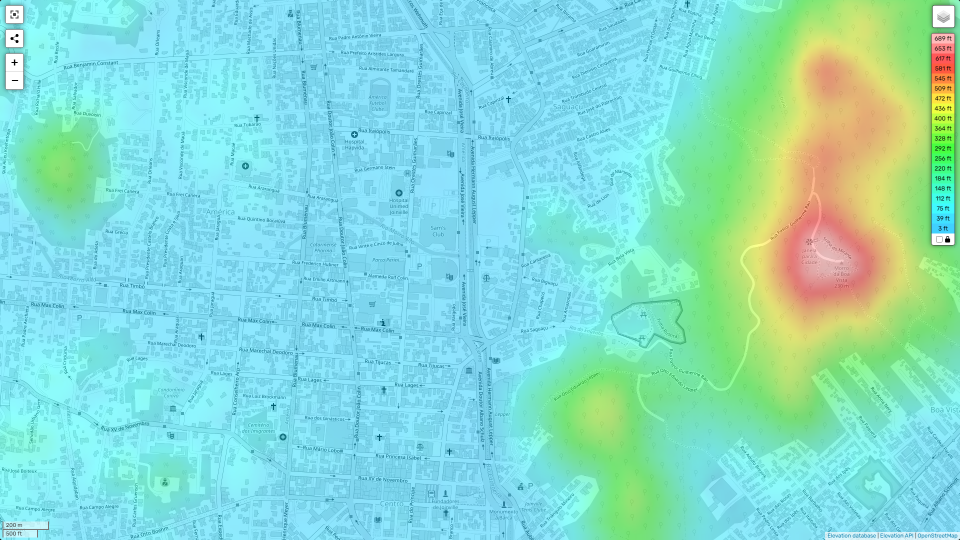
#> input picture references/joinville_topography.png, 1920 x 1080 px, found by its file name (shown at 1/2 size)
$ python trace_heights.py
#> lines starting #> are read from the running program, lines starting #| are printed output that depends on the picture; after the words box and inside, x2 and y2 are one past the last pixel; in counts of white or black regions, pixels touching at a corner belong together
"""Read Morro da Boa Vista's heights off references/joinville_topography.png -> scripts/world/city_heights.gd.

The topography picture colours the ground by elevation (legend top right, 3 ft cyan to 689 ft pink).
Every pixel is matched to the nearest legend colour, labels and icons are filtered out, the result is
smoothed and sampled on a STEP_PX grid in joinville.png pixels (CityData's coordinates).
Heights are metres above the city floor (BASE_FT), so the streets stay at y = 0.

Usage: python tools/trace_heights.py [preview.png]
"""
import base64, sys, zlib
import numpy as np
from PIL import Image, ImageFilter
from scipy.ndimage import gaussian_filter

TOPO = "references/joinville_topography.png"
OUT = "scripts/world/city_heights.gd"
TOPO_OFFSET = (183, -477)          # topography pixel + this = joinville.png pixel (CityData.TOPO_OFFSET_PX)
LEGEND_X = 1885
LEGEND_Y0, LEGEND_DY = 76, 20      # first swatch centre, spacing
LEGEND_FT = [689, 653, 617, 581, 545, 509, 472, 436, 400, 364, 328, 292, 256, 220, 184, 148, 112, 75, 39, 3]
UI_BOXES = [(1855, 0, 1920, 500), (0, 0, 60, 190), (1640, 1060, 1920, 1080), (0, 1040, 110, 1080)]  # legend, buttons, credits
BASE_FT = 39.0                     # the city floor around the hill
OVERLAY_ALPHA = 0.6
BASE_RGB = (230, 230, 225)
SUMMIT_M = 230.0                   # the trig point; the legend stops at 689 ft (210 m)
BOX = (1150, -340, 2116, 764)      # area to sample, joinville.png pixels: the hill and its foot
STEP_PX = 6                        # ~13.5 m between samples
FADE_PX = 60                       # below the picture's bottom edge, heights ease down to 0 over this


def main():
    img = Image.open(TOPO).convert("RGB")
    a = np.asarray(img).astype(np.float32)
    # The legend swatches are solid; on the map the same colours are laid at ~60 % over the street
    # map, so match against swatches blended over a pale base.
    swatches = []
    for i in range(len(LEGEND_FT)):
        y = LEGEND_Y0 + i * LEGEND_DY
        patch = a[y - 7:y + 8, 1863:1908].reshape(-1, 3)
        colours, counts = np.unique(patch, axis=0, return_counts=True)
        swatches.append(colours[counts.argmax()])
#> after the loop, swatches = 20 items, first 6: [255, 186, 186], [255, 136, 136], [255, 87, 87], [255, 89, 64], [255, 136, 64], [255, 182, 64]
    swatches = np.array(swatches) * OVERLAY_ALPHA + np.array(BASE_RGB) * (1 - OVERLAY_ALPHA)
#> swatches = 20 rows, first 8: [245, 203.6, 201.6], [245, 173.6, 171.6], [245, 144.2, 142.2], [245, 145.4, 128.4], [245, 173.6, 128.4], [245, 201.2, 128.4], [245, 228.8, 128.4], [234.8, 245, 128.4]
    m_per_ft = 0.3048
    heights_m = np.array([max(0.0, (ft - BASE_FT) * m_per_ft) for ft in LEGEND_FT])

    # Nearest swatch for each pixel, after a median filter that removes thin text and icons.
    smooth = np.asarray(img.filter(ImageFilter.MedianFilter(7))).astype(np.float32)
    d = ((smooth[:, :, None, :] - swatches[None, None, :, :]) ** 2).sum(-1)
    h = heights_m[d.argmin(-1)]
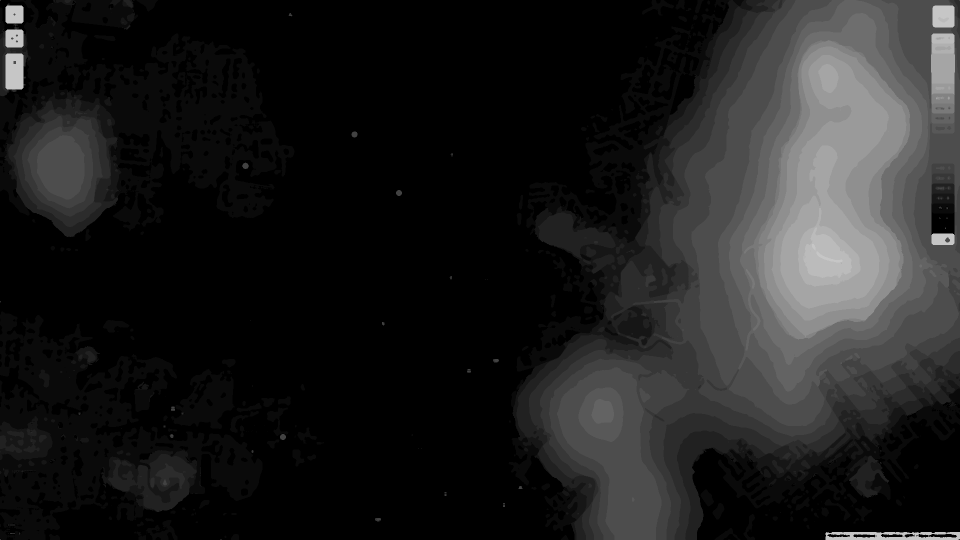
#> h: shape (1080, 1920) float64 (shown at 1/2 size); min 0, max 198.1, mean 30.7
    valid = np.ones(h.shape, bool)
    for x0, y0, x1, y1 in UI_BOXES:
        valid[y0:y1, x0:x1] = False

    # Fill the UI holes from their surroundings, then blur away the colour bands' steps.
    hv = np.where(valid, h, 0).astype(np.float32)
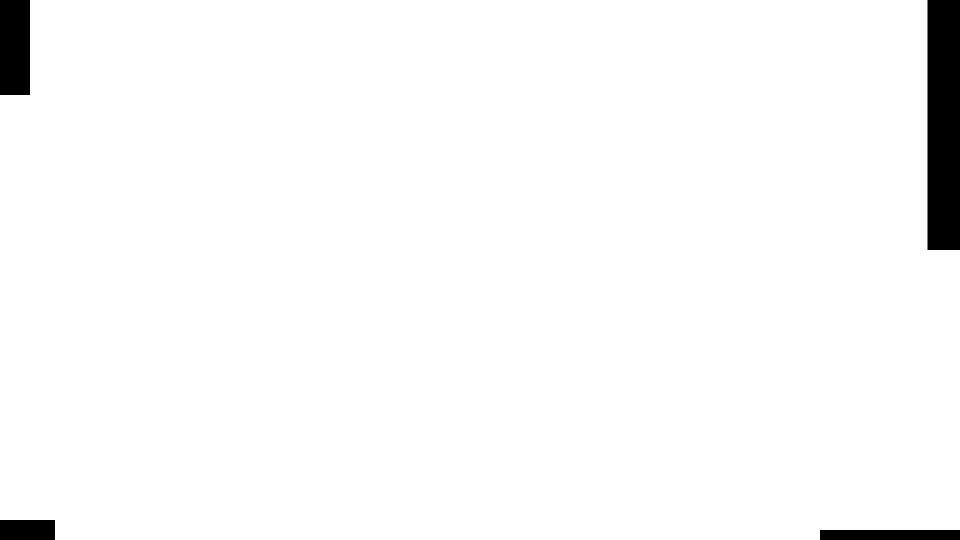
#> valid: shape (1080, 1920) bool (shown at 1/2 size); 97.4% white; 4 black regions, box (x1, y1, x2, y2) and area: (1855, 0, 1920, 500) 32500, (0, 0, 60, 190) 11400, (1640, 1060, 1920, 1080) 5600, (0, 1040, 110, 1080) 4400
    wv = valid.astype(np.float32)
    for r in (6, 12, 24):
        hb = gaussian_filter(hv, r)
        wb = gaussian_filter(wv, r)
        fill = np.where(wb > 1e-3, hb / np.maximum(wb, 1e-3), 0)
        h = np.where(valid, h, fill)
#> this loop made 3 passes
#> pass 1, in main, `hb = gaussian_filter(hv, r)`:
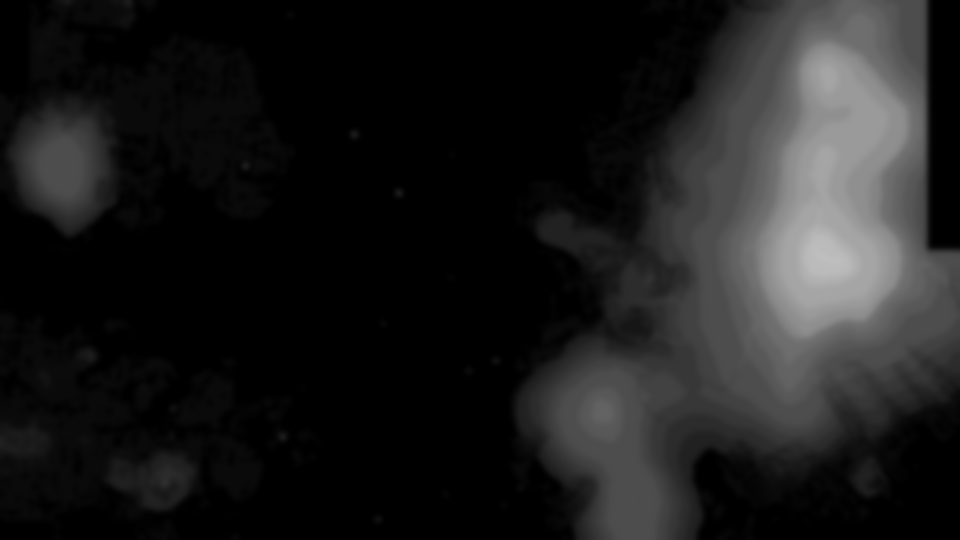
#> hb: shape (1080, 1920) float32 (shown at 1/2 size); min 0, max 191, mean 28.3
#> after the loop:
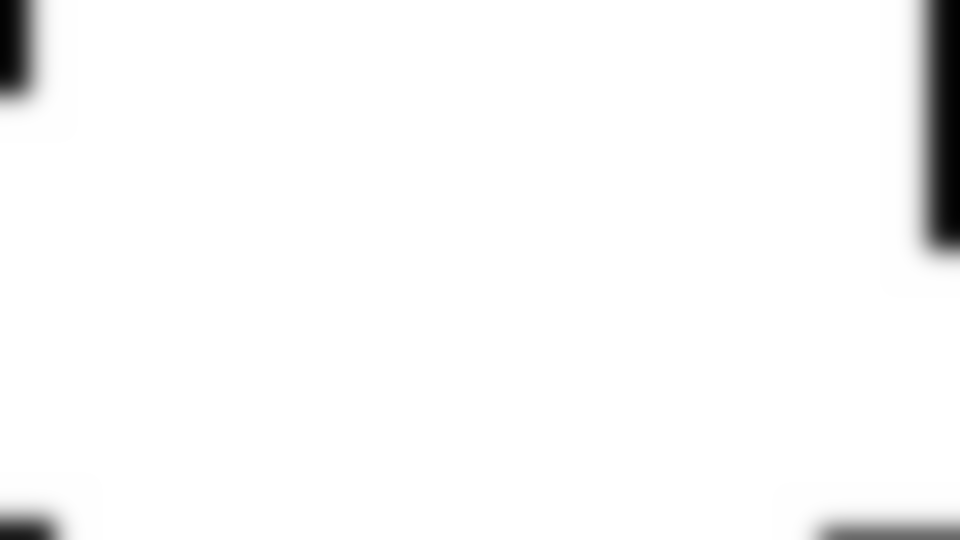
#> wb: shape (1080, 1920) float32 (shown at 1/2 size); min 0.00671, max 1, mean 0.974
    h = gaussian_filter(h.astype(np.float32), 5)
    h = h * ((SUMMIT_M - BASE_FT * 0.3048) / max(1.0, float(h.max())))  # the legend tops out below the summit
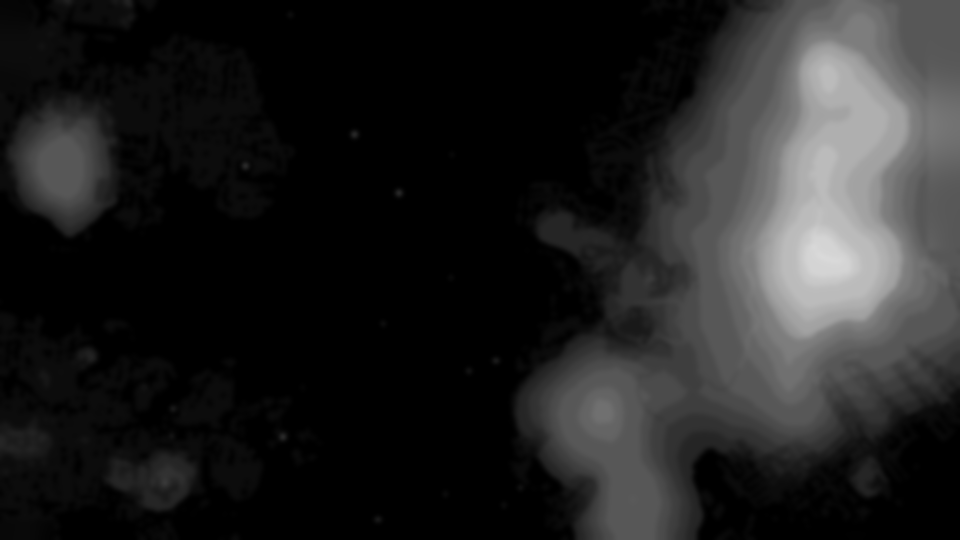
#> h: shape (1080, 1920) float32 (shown at 1/2 size); min 0, max 218.1, mean 33.8
    th, tw = h.shape
#> th = 1080; tw = 1920

    w = (BOX[2] - BOX[0]) // STEP_PX + 1
    hh = (BOX[3] - BOX[1]) // STEP_PX + 1
    grid = np.zeros((hh, w), np.float32)
    for r in range(hh):
        for c in range(w):
            jx, jy = BOX[0] + c * STEP_PX, BOX[1] + r * STEP_PX
            tx, ty = jx - TOPO_OFFSET[0], jy - TOPO_OFFSET[1]
            fade = 1.0
            if ty >= th:                            # below the topography picture: ease down
                fade = max(0.0, 1.0 - (ty - th + 1) / FADE_PX)
                ty = th - 1
            tx = min(max(tx, 0), tw - 1)
            ty = max(ty, 0)
            grid[r, c] = h[int(ty), int(tx)] * fade
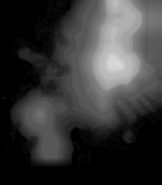
#> grid: shape (185, 162) float32; min 0, max 217.9, mean 54.9
    q = np.clip(np.round(grid), 0, 255).astype(np.uint8)
    packed = base64.b64encode(zlib.compress(q.tobytes(), 9)).decode()
    lines = [packed[i:i + 100] for i in range(0, len(packed), 100)]
#> lines = 178 items
    body = "\n".join('\t"%s" +' % s for s in lines)[:-2]
    with open(OUT, "w", encoding="utf-8", newline="\n") as f:
        f.write('''class_name CityHeights
## Morro da Boa Vista: metres above the city floor, read off references/joinville_topography.png by
## tools/trace_heights.py (generated, do not edit). A W x H grid of bytes, one every STEP_PX pixels of
## joinville.png starting at ORIGIN_PX, zlib-packed in base64. Everywhere else is 0.

const ORIGIN_PX := Vector2(%d, %d)
const STEP_PX := %d.0
const W := %d
const H := %d
const DATA := (
%s)

static var _grid := PackedByteArray()


## Height in metres at a joinville.png pixel, bilinear between samples; 0 outside the grid.
static func at_px(px: Vector2) -> float:
	if _grid.is_empty():
		_grid = Marshalls.base64_to_raw(DATA).decompress(W * H, FileAccess.COMPRESSION_DEFLATE)
	var g := (px - ORIGIN_PX) / STEP_PX
	if g.x < 0.0 or g.y < 0.0 or g.x > W - 1 or g.y > H - 1:
		return 0.0
	var c := mini(floori(g.x), W - 2)
	var r := mini(floori(g.y), H - 2)
	var fx := g.x - c
	var fy := g.y - r
	var a := lerpf(_grid[r * W + c], _grid[r * W + c + 1], fx)
	var b := lerpf(_grid[(r + 1) * W + c], _grid[(r + 1) * W + c + 1], fx)
	return lerpf(a, b, fy)
''' % (BOX[0], BOX[1], STEP_PX, w, hh, body))
    print("wrote %s: %dx%d samples, max %.0f m, %d bytes packed" % (OUT, w, hh, grid.max(), len(packed)))
#| wrote scripts/world/city_heights.gd: 162x185 samples, max 218 m, 17752 bytes packed
    if len(sys.argv) > 1:
        Image.fromarray((q.astype(np.float32) / max(1, q.max()) * 255).astype(np.uint8)).resize((w * 3, hh * 3)).save(sys.argv[1])


if __name__ == "__main__":
    main()

$ run again, with references/joinville.png copied over references/joinville_topography.png
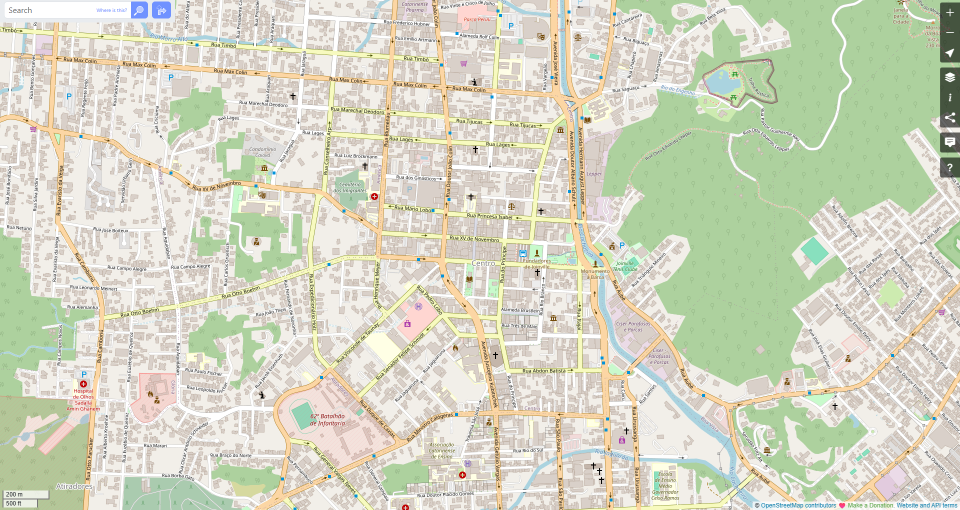
#> input picture references/joinville.png, 1920 x 1020 px, found by its file name (shown at 1/2 size)
#> after the loop in main, `for i in range(len(LEGEND_FT)):`: swatches = 20 items, first 6: [69, 84, 63], [69, 84, 63], [173, 209, 158], [173, 209, 158], [173, 209, 158], [69, 84, 63]
#> in main, `swatches = np.array(swatches) * OVERLAY_ALPHA + np.array(BASE_RGB) * (..`: swatches = 20 rows, first 8: [133.4, 142.4, 127.8], [133.4, 142.4, 127.8], [195.8, 217.4, 184.8], [195.8, 217.4, 184.8], [195.8, 217.4, 184.8], [133.4, 142.4, 127.8], [133.4, 142.4, 127.8], [133.4, 142.4, 127.8]
#> in main, `hv = np.where(valid, h, 0).astype(np.float32)`:
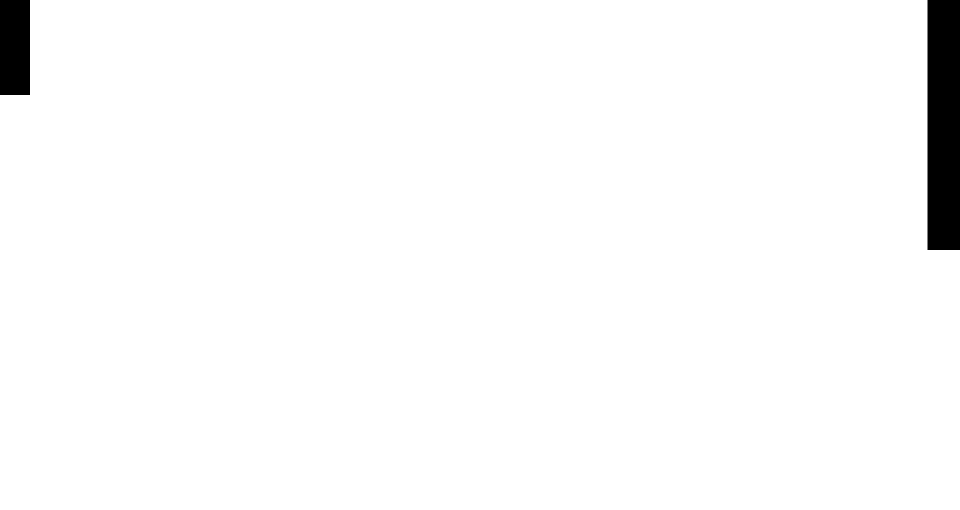
#> valid: shape (1020, 1920) bool (shown at 1/2 size); 97.8% white; 2 black regions, box (x1, y1, x2, y2) and area: (1855, 0, 1920, 500) 32500, (0, 0, 60, 190) 11400
#> after the loop in main, `for r in range(hh):`:
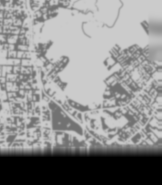
#> grid: shape (185, 162) float32; min 0, max 208.2, mean 142.9
#> lines = 215 items
#| wrote scripts/world/city_heights.gd: 162x185 samples, max 208 m, 21476 bytes packed
